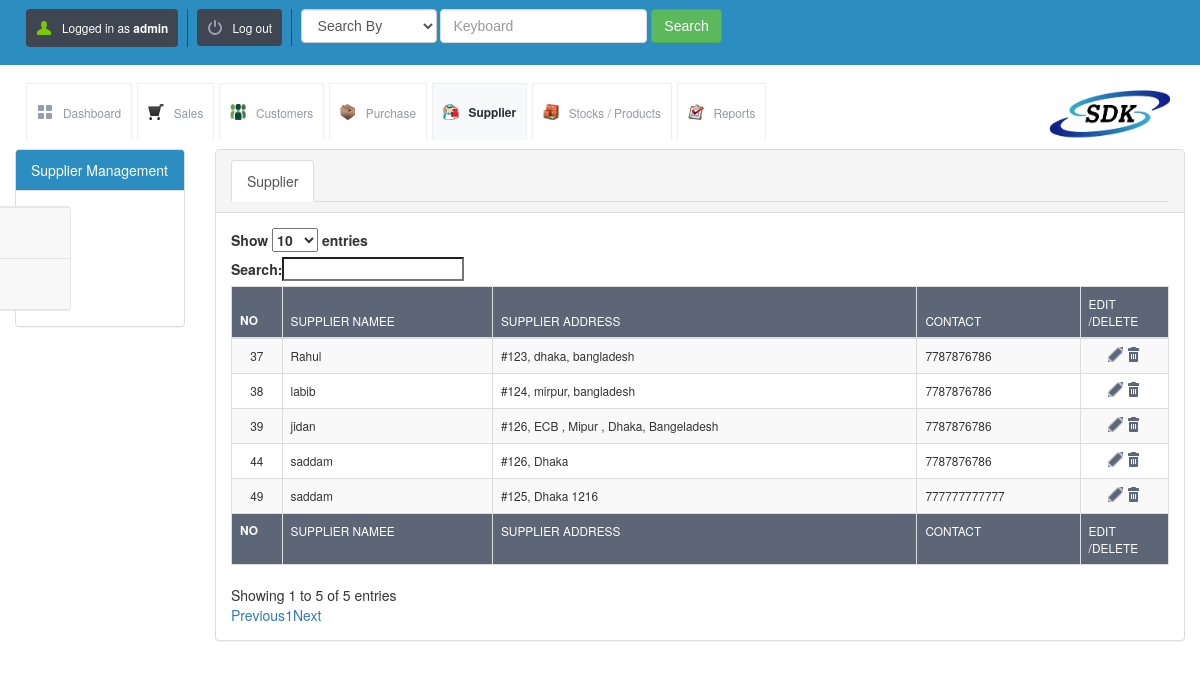
Before: /view_supplier.php (signed in) with the older database file.
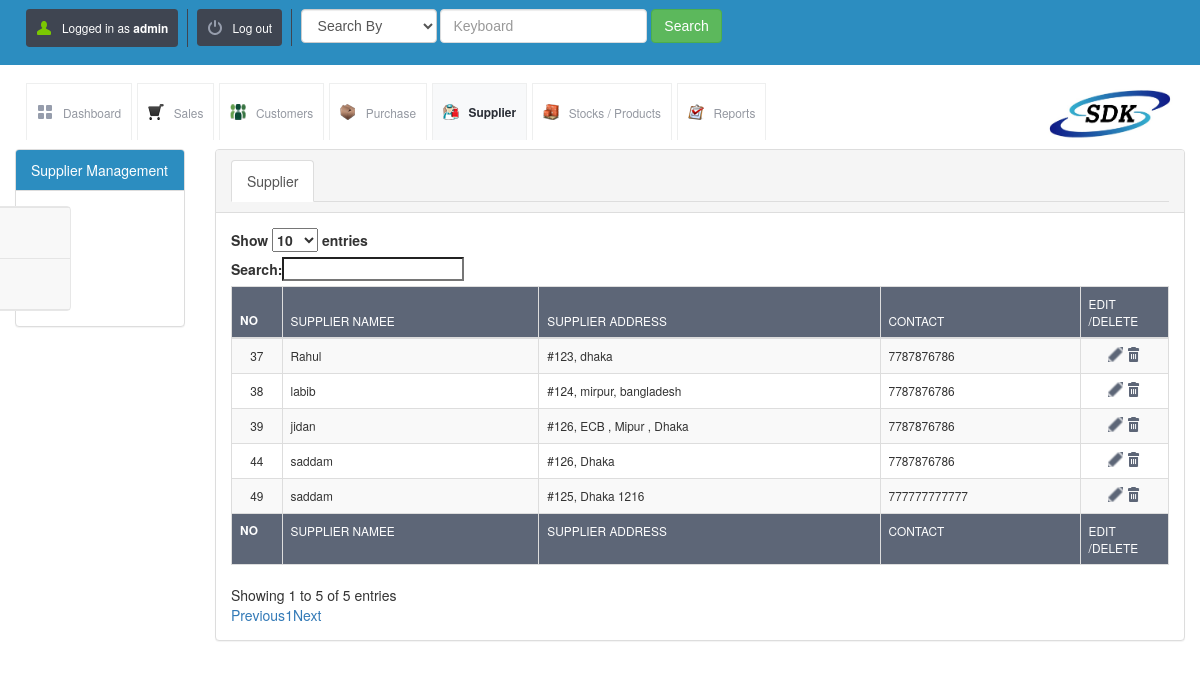
After: the same page with the newer database file.
### tables this page shows
CREATE TABLE `supplier_details` (
  `id` int(10) UNSIGNED NOT NULL,
  `supplier_name` varchar(200) NOT NULL,
  `supplier_address` varchar(500) NOT NULL,
  `supplier_contact1` varchar(100) NOT NULL,
  `supplier_contact2` varchar(100) DEFAULT NULL,
  `balance` int(11) DEFAULT '0'
);

### config.php (called while the page is built)
<?php $config["database"] = "SDK"; $config["host"]= "localhost";$config["username"]= "root"; $config["password"]= "";?>

### lib/db.class.php (called while the page is built, shortened)
<?php
  class DB
  {
    function DB($base, $server, $user, $pass)
    {
      $this->connection = mysqli_connect($server, $user, $pass, $base);
    }
    function getMicroTime()
    {
      list($msec, $sec) = explode(' ', microtime());
      return floor($sec / 1000) + $msec;
    }
  }
?>

### init.php (called while the page is built, shortened)
<?php
include("lib/db.class.php");
$db = new DB($config['database'], $config['host'], $config['username'], $config['password']);
?>

### view_supplier.php (the view, shortened to what this page needs)
<?php include("master_head.php"); ?>
<div class="container-fluid">
    <div class="row">
           <div class="col-md-2">
            <div class="panel panel-default">
              <div class="panel-heading epanel">Supplier Management</div>
              <div class="panel-body">
              <nav class="navbar navbar-default sidebar" role="navigation">
                <div class="collapse navbar-collapse" id="bs-sidebar-navbar-collapse-1">
                  <ul class="nav navbar-nav">
                        <li><a href="add_supplier.php">Add Supplier</a></li>
                        <li><a href="view_supplier.php">View Supplier</a></li>
                  </ul>
                </div>
            </nav>
              </div>
            </div>
        </div>
        <div class="col-md-10">
        <div class="panel panel-default">
              <div class="panel-heading">
              <ul class="nav nav-tabs" role="tablist">
                  <li class="active">
                    <a href="#supplier" role="tab" data-toggle="tab">Supplier</a>
                  </li>
                </ul>
              </div>
              <div class="panel-body">
               <div class="tab-content">
                  <div class="tab-pane active" id="supplier">
                 <table id="example" class="table table-striped table-bordered dt-responsive nowrap" cellspacing="0" width="100%">
                        <thead>
                        <tr>
                            <th>No</th>
                            <th>Supplier Namee</th>
                            <th>Supplier Address</th>
                            <th>Contact</th>
                            <th>Edit /Delete</th>
                        </tr>
                        </thead>
                        <tfoot>
                        <tr>
                            <th>No</th>
                            <th>Supplier Namee</th>
                            <th>Supplier Address</th>
                            <th>Contact</th>
                            <th>Edit /Delete</th>
                        </tr>
                        </tfoot>
                        <tbody>
                        <?php
                        $sql = "SELECT * FROM supplier_details";
                        $result = mysqli_query($db->connection, $sql);
                        while ($row = mysqli_fetch_array($result)) {
                            ?>
                            <tr>
                                <td> <?php echo $row['id']; ?></td>
                                <td> <?php echo  $row['supplier_name']; ?></td>
                                <td> <?php echo $row['supplier_address']; ?></td>
                                <td> <?php echo $row['supplier_contact1']; ?></td>
                                <td>
                                    <a href="update_supplier.php?sid=<?php echo $row['id']; ?>&table=supplier_details"
                                       class="table-actions-button ic-table-edit">
                                    </a>
                                    <a onclick="return confirmSubmit()"
                                       href="delete.php?id=<?php echo $row['id']; ?>&table=supplier_details"
                                       class="table-actions-button ic-table-delete"></a>
                                </td>
                            </tr>
                        <?php  } ?>
                        </tbody>
                    </table>
                  </div>
                </div>
              </div>
            </div>
        </div>
    </div>
</div>
</body>
</html>

Changed rows visible on the page:
changed supplier_details "Rahul": supplier_address "#123, dhaka, bangladesh" → "#123, dhaka"
changed supplier_details "jidan": supplier_address "#126, ECB , Mipur , Dhaka, Bangeladesh" → "#126, ECB , Mipur , Dhaka"
